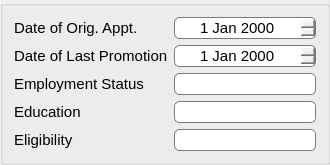
        <widget class="QGroupBox" name="groupBox_2">
         <property name="sizePolicy">
          <sizepolicy hsizetype="Preferred" vsizetype="Ignored">
           <horstretch>0</horstretch>
           <verstretch>0</verstretch>
          </sizepolicy>
         </property>
         <property name="title">
          <string/>
         </property>
         <layout class="QGridLayout" name="gridLayout_5">
          <item row="3" column="0">
           <widget class="QLabel" name="label_14">
            <property name="sizePolicy">
             <sizepolicy hsizetype="Fixed" vsizetype="Preferred">
              <horstretch>0</horstretch>
              <verstretch>0</verstretch>
             </sizepolicy>
            </property>
            <property name="font">
             <font>
              <family>Segoe UI</family>
              <pointsize>11</pointsize>
             </font>
            </property>
            <property name="styleSheet">
             <string notr="true"/>
            </property>
            <property name="text">
             <string>Education</string>
            </property>
           </widget>
          </item>
          <item row="4" column="0">
           <widget class="QLabel" name="label_15">
            <property name="sizePolicy">
             <sizepolicy hsizetype="Fixed" vsizetype="Preferred">
              <horstretch>0</horstretch>
              <verstretch>0</verstretch>
             </sizepolicy>
            </property>
            <property name="font">
             <font>
              <family>Segoe UI</family>
              <pointsize>11</pointsize>
             </font>
            </property>
            <property name="styleSheet">
             <string notr="true"/>
            </property>
            <property name="text">
             <string>Eligibility</string>
            </property>
           </widget>
          </item>
          <item row="3" column="1">
           <widget class="QLineEdit" name="educationEdit">
            <property name="sizePolicy">
             <sizepolicy hsizetype="Preferred" vsizetype="Fixed">
              <horstretch>0</horstretch>
              <verstretch>0</verstretch>
             </sizepolicy>
            </property>
            <property name="font">
             <font>
              <family>Segoe UI</family>
              <pointsize>11</pointsize>
             </font>
            </property>
            <property name="focusPolicy">
             <enum>Qt::StrongFocus</enum>
            </property>
            <property name="styleSheet">
             <string notr="true">border: 1px solid #7a7a7a;
border-radius: 5px;</string>
            </property>
            <property name="text">
             <string/>
            </property>
           </widget>
          </item>
          <item row="0" column="1">
           <widget class="QDateEdit" name="dateOrigApptEdit">
            <property name="sizePolicy">
             <sizepolicy hsizetype="Preferred" vsizetype="Fixed">
              <horstretch>0</horstretch>
              <verstretch>0</verstretch>
             </sizepolicy>
            </property>
            <property name="font">
             <font>
              <family>Segoe UI</family>
              <pointsize>11</pointsize>
             </font>
            </property>
            <property name="styleSheet">
             <string notr="true">border: 1px solid #7a7a7a;
border-radius: 5px;</string>
            </property>
            <property name="alignment">
             <set>Qt::AlignCenter</set>
            </property>
           </widget>
          </item>
          <item row="4" column="1">
           <widget class="QLineEdit" name="eligEdit">
            <property name="sizePolicy">
             <sizepolicy hsizetype="Preferred" vsizetype="Fixed">
              <horstretch>0</horstretch>
              <verstretch>0</verstretch>
             </sizepolicy>
            </property>
            <property name="font">
             <font>
              <family>Segoe UI</family>
              <pointsize>11</pointsize>
             </font>
            </property>
            <property name="focusPolicy">
             <enum>Qt::StrongFocus</enum>
            </property>
            <property name="styleSheet">
             <string notr="true">border: 1px solid #7a7a7a;
border-radius: 5px;</string>
            </property>
            <property name="text">
             <string/>
            </property>
           </widget>
          </item>
          <item row="1" column="1">
           <widget class="QDateEdit" name="dateLastPromEdit">
            <property name="sizePolicy">
             <sizepolicy hsizetype="Preferred" vsizetype="Fixed">
              <horstretch>0</horstretch>
              <verstretch>0</verstretch>
             </sizepolicy>
            </property>
            <property name="font">
             <font>
              <family>Segoe UI</family>
              <pointsize>11</pointsize>
             </font>
            </property>
            <property name="styleSheet">
             <string notr="true">border: 1px solid #7a7a7a;
border-radius: 5px;</string>
            </property>
            <property name="alignment">
             <set>Qt::AlignCenter</set>
            </property>
           </widget>
          </item>
          <item row="2" column="1">
           <widget class="QLineEdit" name="empStatusEdit">
            <property name="sizePolicy">
             <sizepolicy hsizetype="Preferred" vsizetype="Fixed">
              <horstretch>0</horstretch>
              <verstretch>0</verstretch>
             </sizepolicy>
            </property>
            <property name="font">
             <font>
              <family>Segoe UI</family>
              <pointsize>11</pointsize>
             </font>
            </property>
            <property name="focusPolicy">
             <enum>Qt::StrongFocus</enum>
            </property>
            <property name="styleSheet">
             <string notr="true">border: 1px solid #7a7a7a;
border-radius: 5px;</string>
            </property>
            <property name="text">
             <string/>
            </property>
           </widget>
          </item>
          <item row="0" column="0">
           <widget class="QLabel" name="label_11">
            <property name="sizePolicy">
             <sizepolicy hsizetype="Fixed" vsizetype="Preferred">
              <horstretch>0</horstretch>
              <verstretch>0</verstretch>
             </sizepolicy>
            </property>
            <property name="font">
             <font>
              <family>Segoe UI</family>
              <pointsize>11</pointsize>
             </font>
            </property>
            <property name="styleSheet">
             <string notr="true"/>
            </property>
            <property name="text">
             <string>Date of Orig. Appt.</string>
            </property>
           </widget>
          </item>
          <item row="2" column="0">
           <widget class="QLabel" name="label_13">
            <property name="sizePolicy">
             <sizepolicy hsizetype="Fixed" vsizetype="Preferred">
              <horstretch>0</horstretch>
              <verstretch>0</verstretch>
             </sizepolicy>
            </property>
            <property name="font">
             <font>
              <family>Segoe UI</family>
              <pointsize>11</pointsize>
             </font>
            </property>
            <property name="styleSheet">
             <string notr="true"/>
            </property>
            <property name="text">
             <string>Employment Status</string>
            </property>
           </widget>
          </item>
          <item row="1" column="0">
           <widget class="QLabel" name="label_12">
            <property name="sizePolicy">
             <sizepolicy hsizetype="Fixed" vsizetype="Preferred">
              <horstretch>0</horstretch>
              <verstretch>0</verstretch>
             </sizepolicy>
            </property>
            <property name="font">
             <font>
              <family>Segoe UI</family>
              <pointsize>11</pointsize>
             </font>
            </property>
            <property name="styleSheet">
             <string notr="true"/>
            </property>
            <property name="text">
             <string>Date of Last Promotion</string>
            </property>
           </widget>
          </item>
         </layout>
        </widget>
